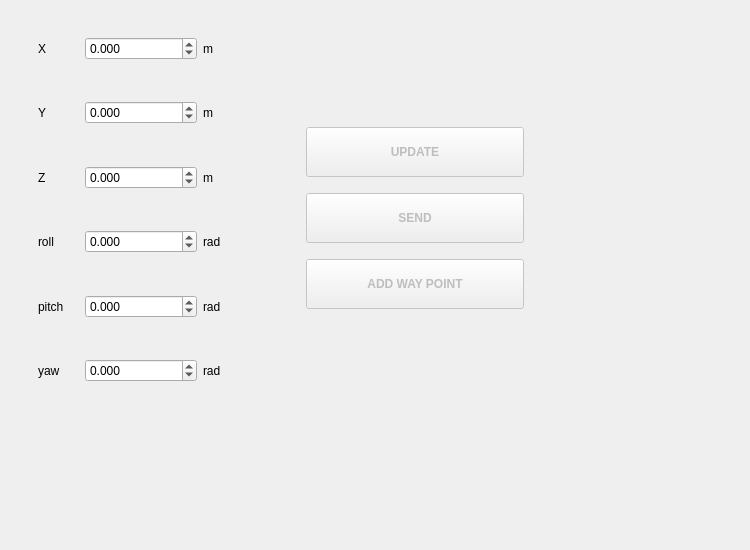
          <widget class="QWidget" name="tab_ts">
           <attribute name="title">
            <string>Move TCP</string>
           </attribute>
           <widget class="QWidget" name="verticalLayoutWidget_15">
            <property name="geometry">
             <rect>
              <x>10</x>
              <y>10</y>
              <width>731</width>
              <height>531</height>
             </rect>
            </property>
            <layout class="QVBoxLayout" name="verticalLayout_26" stretch="5,65,30">
             <item>
              <spacer name="verticalSpacer_25">
               <property name="orientation">
                <enum>Qt::Vertical</enum>
               </property>
               <property name="sizeHint" stdset="0">
                <size>
                 <width>20</width>
                 <height>40</height>
                </size>
               </property>
              </spacer>
             </item>
             <item>
              <layout class="QHBoxLayout" name="horizontalLayout_6" stretch="40,30,30">
               <item>
                <layout class="QGridLayout" name="gridLayout_2" columnstretch="10,15,40,35">
                 <property name="leftMargin">
                  <number>0</number>
                 </property>
                 <property name="rightMargin">
                  <number>0</number>
                 </property>
                 <property name="verticalSpacing">
                  <number>6</number>
                 </property>
                 <item row="5" column="2">
                  <spacer name="verticalSpacer_45">
                   <property name="orientation">
                    <enum>Qt::Vertical</enum>
                   </property>
                   <property name="sizeHint" stdset="0">
                    <size>
                     <width>20</width>
                     <height>40</height>
                    </size>
                   </property>
                  </spacer>
                 </item>
                 <item row="7" column="2">
                  <spacer name="verticalSpacer_46">
                   <property name="orientation">
                    <enum>Qt::Vertical</enum>
                   </property>
                   <property name="sizeHint" stdset="0">
                    <size>
                     <width>20</width>
                     <height>40</height>
                    </size>
                   </property>
                  </spacer>
                 </item>
                 <item row="10" column="3">
                  <widget class="QLabel" name="label_62">
                   <property name="text">
                    <string>rad</string>
                   </property>
                  </widget>
                 </item>
                 <item row="12" column="3">
                  <widget class="QLabel" name="label_63">
                   <property name="text">
                    <string>rad</string>
                   </property>
                  </widget>
                 </item>
                 <item row="6" column="1">
                  <widget class="QLabel" name="label_32">
                   <property name="text">
                    <string>Y</string>
                   </property>
                  </widget>
                 </item>
                 <item row="9" column="2">
                  <spacer name="verticalSpacer_47">
                   <property name="orientation">
                    <enum>Qt::Vertical</enum>
                   </property>
                   <property name="sizeHint" stdset="0">
                    <size>
                     <width>20</width>
                     <height>40</height>
                    </size>
                   </property>
                  </spacer>
                 </item>
                 <item row="10" column="1">
                  <widget class="QLabel" name="label_46">
                   <property name="text">
                    <string>roll</string>
                   </property>
                  </widget>
                 </item>
                 <item row="8" column="0">
                  <spacer name="horizontalSpacer_50">
                   <property name="orientation">
                    <enum>Qt::Horizontal</enum>
                   </property>
                   <property name="sizeHint" stdset="0">
                    <size>
                     <width>40</width>
                     <height>20</height>
                    </size>
                   </property>
                  </spacer>
                 </item>
                 <item row="12" column="1">
                  <widget class="QLabel" name="label_60">
                   <property name="text">
                    <string>pitch</string>
                   </property>
                  </widget>
                 </item>
                 <item row="6" column="2">
                  <widget class="QDoubleSpinBox" name="doubleSpinBox_y">
                   <property name="decimals">
                    <number>3</number>
                   </property>
                   <property name="minimum">
                    <double>-5.000000000000000</double>
                   </property>
                   <property name="maximum">
                    <double>5.000000000000000</double>
                   </property>
                   <property name="singleStep">
                    <double>0.010000000000000</double>
                   </property>
                  </widget>
                 </item>
                 <item row="8" column="3">
                  <widget class="QLabel" name="label_27">
                   <property name="text">
                    <string>m</string>
                   </property>
                  </widget>
                 </item>
                 <item row="4" column="3">
                  <widget class="QLabel" name="label_31">
                   <property name="text">
                    <string>m</string>
                   </property>
                  </widget>
                 </item>
                 <item row="4" column="1">
                  <widget class="QLabel" name="label_29">
                   <property name="text">
                    <string>X </string>
                   </property>
                  </widget>
                 </item>
                 <item row="10" column="2">
                  <widget class="QDoubleSpinBox" name="doubleSpinBox_roll">
                   <property name="decimals">
                    <number>3</number>
                   </property>
                   <property name="minimum">
                    <double>-3.140000000000000</double>
                   </property>
                   <property name="maximum">
                    <double>3.140000000000000</double>
                   </property>
                   <property name="singleStep">
                    <double>0.010000000000000</double>
                   </property>
                  </widget>
                 </item>
                 <item row="14" column="3">
                  <widget class="QLabel" name="label_64">
                   <property name="text">
                    <string>rad</string>
                   </property>
                  </widget>
                 </item>
                 <item row="11" column="2">
                  <spacer name="verticalSpacer_48">
                   <property name="orientation">
                    <enum>Qt::Vertical</enum>
                   </property>
                   <property name="sizeHint" stdset="0">
                    <size>
                     <width>20</width>
                     <height>40</height>
                    </size>
                   </property>
                  </spacer>
                 </item>
                 <item row="8" column="1">
                  <widget class="QLabel" name="label_30">
                   <property name="text">
                    <string>Z</string>
                   </property>
                  </widget>
                 </item>
                 <item row="12" column="2">
                  <widget class="QDoubleSpinBox" name="doubleSpinBox_pitch">
                   <property name="decimals">
                    <number>3</number>
                   </property>
                   <property name="minimum">
                    <double>-3.140000000000000</double>
                   </property>
                   <property name="maximum">
                    <double>3.140000000000000</double>
                   </property>
                   <property name="singleStep">
                    <double>0.010000000000000</double>
                   </property>
                  </widget>
                 </item>
                 <item row="6" column="3">
                  <widget class="QLabel" name="label_28">
                   <property name="text">
                    <string>m</string>
                   </property>
                  </widget>
                 </item>
                 <item row="14" column="1">
                  <widget class="QLabel" name="label_61">
                   <property name="text">
                    <string>yaw</string>
                   </property>
                  </widget>
                 </item>
                 <item row="4" column="2">
                  <widget class="QDoubleSpinBox" name="doubleSpinBox_x">
                   <property name="decimals">
                    <number>3</number>
                   </property>
                   <property name="minimum">
                    <double>-5.000000000000000</double>
                   </property>
                   <property name="maximum">
                    <double>5.000000000000000</double>
                   </property>
                   <property name="singleStep">
                    <double>0.010000000000000</double>
                   </property>
                  </widget>
                 </item>
                 <item row="13" column="2">
                  <spacer name="verticalSpacer_49">
                   <property name="orientation">
                    <enum>Qt::Vertical</enum>
                   </property>
                   <property name="sizeHint" stdset="0">
                    <size>
                     <width>20</width>
                     <height>40</height>
                    </size>
                   </property>
                  </spacer>
                 </item>
                 <item row="14" column="2">
                  <widget class="QDoubleSpinBox" name="doubleSpinBox_yaw">
                   <property name="decimals">
                    <number>3</number>
                   </property>
                   <property name="minimum">
                    <double>-3.140000000000000</double>
                   </property>
                   <property name="maximum">
                    <double>3.140000000000000</double>
                   </property>
                   <property name="singleStep">
                    <double>0.010000000000000</double>
                   </property>
                  </widget>
                 </item>
                 <item row="8" column="2">
                  <widget class="QDoubleSpinBox" name="doubleSpinBox_z">
                   <property name="decimals">
                    <number>3</number>
                   </property>
                   <property name="minimum">
                    <double>-5.000000000000000</double>
                   </property>
                   <property name="maximum">
                    <double>5.000000000000000</double>
                   </property>
                   <property name="singleStep">
                    <double>0.010000000000000</double>
                   </property>
                  </widget>
                 </item>
                </layout>
               </item>
               <item>
                <layout class="QVBoxLayout" name="verticalLayout_27" stretch="27,15,3,15,3,15,22">
                 <item>
                  <spacer name="verticalSpacer_23">
                   <property name="orientation">
                    <enum>Qt::Vertical</enum>
                   </property>
                   <property name="sizeHint" stdset="0">
                    <size>
                     <width>20</width>
                     <height>40</height>
                    </size>
                   </property>
                  </spacer>
                 </item>
                 <item>
                  <widget class="QPushButton" name="btn_read_kinematic_pose">
                   <property name="enabled">
                    <bool>false</bool>
                   </property>
                   <property name="sizePolicy">
                    <sizepolicy hsizetype="Minimum" vsizetype="Preferred">
                     <horstretch>0</horstretch>
                     <verstretch>0</verstretch>
                    </sizepolicy>
                   </property>
                   <property name="font">
                    <font>
                     <weight>75</weight>
                     <bold>true</bold>
                    </font>
                   </property>
                   <property name="text">
                    <string>UPDATE</string>
                   </property>
                  </widget>
                 </item>
                 <item>
                  <spacer name="verticalSpacer_51">
                   <property name="orientation">
                    <enum>Qt::Vertical</enum>
                   </property>
                   <property name="sizeHint" stdset="0">
                    <size>
                     <width>20</width>
                     <height>40</height>
                    </size>
                   </property>
                  </spacer>
                 </item>
                 <item>
                  <widget class="QPushButton" name="btn_send_kinematic_pose">
                   <property name="enabled">
                    <bool>false</bool>
                   </property>
                   <property name="sizePolicy">
                    <sizepolicy hsizetype="Minimum" vsizetype="Preferred">
                     <horstretch>0</horstretch>
                     <verstretch>0</verstretch>
                    </sizepolicy>
                   </property>
                   <property name="font">
                    <font>
                     <weight>75</weight>
                     <bold>true</bold>
                    </font>
                   </property>
                   <property name="text">
                    <string>SEND</string>
                   </property>
                  </widget>
                 </item>
                 <item>
                  <spacer name="verticalSpacer_52">
                   <property name="orientation">
                    <enum>Qt::Vertical</enum>
                   </property>
                   <property name="sizeHint" stdset="0">
                    <size>
                     <width>20</width>
                     <height>40</height>
                    </size>
                   </property>
                  </spacer>
                 </item>
                 <item>
                  <widget class="QPushButton" name="btn_add_waypoint_ts">
                   <property name="enabled">
                    <bool>false</bool>
                   </property>
                   <property name="sizePolicy">
                    <sizepolicy hsizetype="Minimum" vsizetype="Preferred">
                     <horstretch>0</horstretch>
                     <verstretch>0</verstretch>
                    </sizepolicy>
                   </property>
                   <property name="font">
                    <font>
                     <weight>75</weight>
                     <bold>true</bold>
                    </font>
                   </property>
                   <property name="text">
                    <string>ADD WAY POINT</string>
                   </property>
                  </widget>
                 </item>
                 <item>
                  <spacer name="verticalSpacer_50">
                   <property name="orientation">
                    <enum>Qt::Vertical</enum>
                   </property>
                   <property name="sizeHint" stdset="0">
                    <size>
                     <width>20</width>
                     <height>40</height>
                    </size>
                   </property>
                  </spacer>
                 </item>
                </layout>
               </item>
               <item>
                <spacer name="horizontalSpacer_25">
                 <property name="orientation">
                  <enum>Qt::Horizontal</enum>
                 </property>
                 <property name="sizeHint" stdset="0">
                  <size>
                   <width>40</width>
                   <height>20</height>
                  </size>
                 </property>
                </spacer>
               </item>
              </layout>
             </item>
             <item>
              <spacer name="verticalSpacer_24">
               <property name="orientation">
                <enum>Qt::Vertical</enum>
               </property>
               <property name="sizeHint" stdset="0">
                <size>
                 <width>20</width>
                 <height>40</height>
                </size>
               </property>
              </spacer>
             </item>
            </layout>
           </widget>
          </widget>
